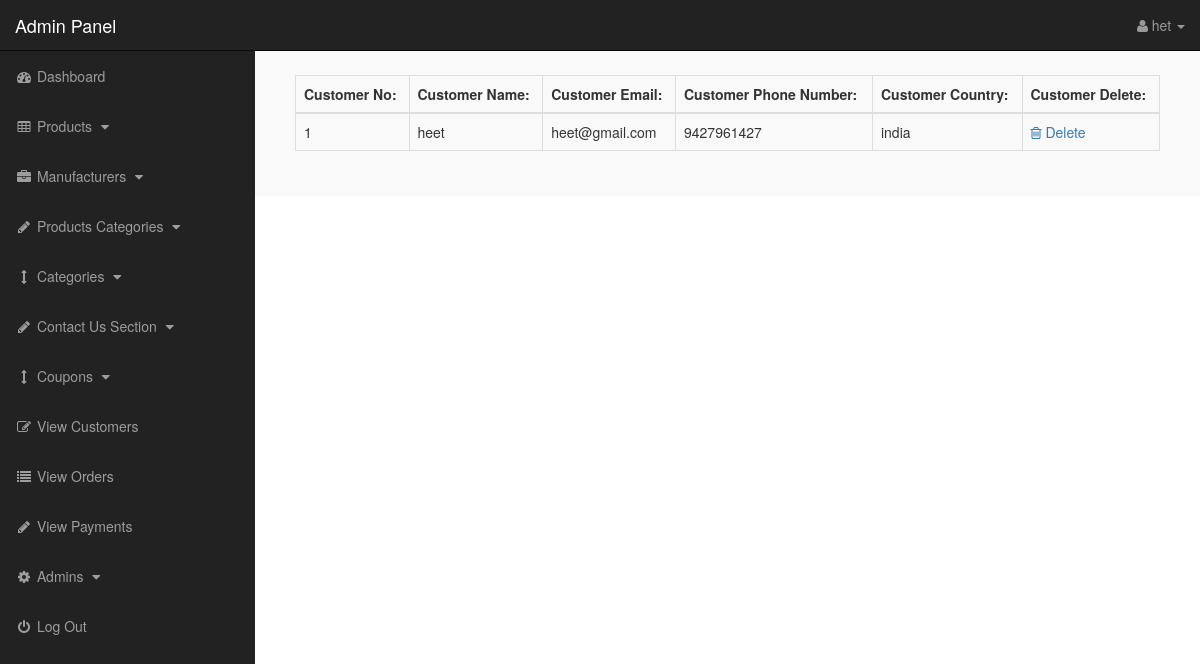
Page /admin/index.php?view_customers (signed in) on the earlier database version.
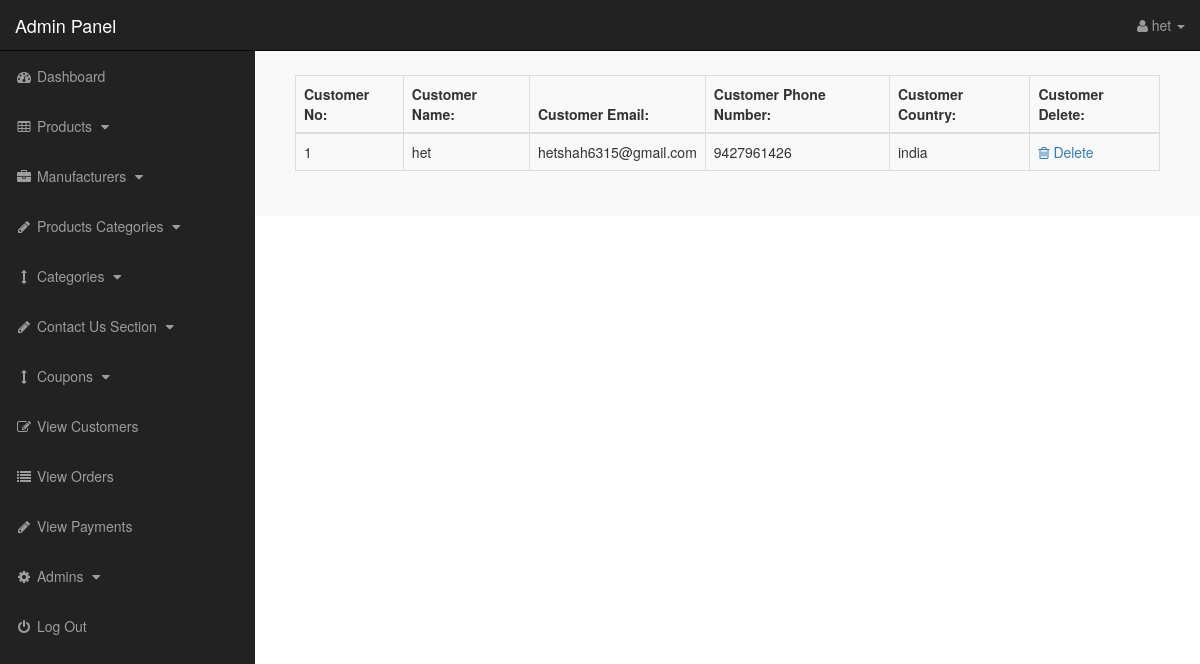
Same page on the later database version.
### tables this page shows
CREATE TABLE `customers` (
  `customer_id` int(10) NOT NULL,
  `customer_name` varchar(255) NOT NULL,
  `customer_email` varchar(255) NOT NULL,
  `customer_pass` varchar(255) NOT NULL,
  `customer_country` text NOT NULL,
  `customer_city` text NOT NULL,
  `customer_contact` varchar(255) NOT NULL,
  `customer_address` text NOT NULL,
  `customer_image` text NOT NULL,
  `customer_ip` varchar(255) NOT NULL,
  `customer_confirm_code` text NOT NULL
);

### admin/view_customers.php (the view)
<?php
if (!isset($_SESSION['admin_email'])) {
    echo "<script>window.open('../login.php','_self')</script>";
} else {
?>
    <div class="panel-body">
        <div class="table-responsive">
            <table class="table table-bordered table-hover table-striped">
                <thead>
                    <tr>
                        <th>Customer No:</th>
                        <th>Customer Name:</th>
                        <th>Customer Email:</th>
                        <th>Customer Phone Number:</th>
                        <th>Customer Country:</th>
                        <th>Customer Delete:</th>
                    </tr>
                </thead>
                <tbody>
                    <?php
                    $i = 0;
                    $get_c = "select * from customers";
                    $run_c = mysqli_query($con, $get_c);
                    while ($row_c = mysqli_fetch_array($run_c)) {
                        $c_id = $row_c['customer_id'];
                        $c_name = $row_c['customer_name'];
                        $c_email = $row_c['customer_email'];
                        $c_contact = $row_c['customer_contact'];
                        $c_country = $row_c['customer_country'];
                        $i++;
                    ?>
                        <tr>
                            <td><?php echo $i; ?></td>
                            <td><?php echo $c_name; ?></td>
                            <td><?php echo $c_email; ?></td>
                            <td><?php echo $c_contact; ?></td>
                            <td><?php echo $c_country; ?></td>
                            <td>
                                <a href="index.php?customer_delete=<?php echo $c_id; ?>">
                                    <i class="fa fa-trash-o"></i> Delete
                                </a>
                            </td>
                        </tr>
                    <?php } ?>
                </tbody>
            </table>
        </div>
    </div>
    </div>
    </div>
    </div>
<?php } ?>

### admin/includes/sidebar.php (shortened to what the changed rows need)
<?php
if (!isset($_SESSION['admin_email'])) {
    echo "<script>window.open('login.php','_self')</script>";
} else {
?>
    <nav class="navbar navbar-inverse navbar-fixed-top">
        <div class="navbar-header">
            <a class="navbar-brand" href="index.php?dashboard">Admin Panel</a>
        </div>
        <ul class="nav navbar-right top-nav">
            <li class="dropdown">
                <a href="#" class="dropdown-toggle" data-toggle="dropdown">
                    <i class="fa fa-user"></i>
                    <?php echo $admin_name; ?> <b class="caret"></b>
                </a>
            </li>
        </ul>
        <div class="collapse navbar-collapse navbar-ex1-collapse">
            <ul class="nav navbar-nav side-nav">
                <li>
                    <a href="index.php?dashboard">
                        <i class="fa fa-fw fa-dashboard"></i> Dashboard
                    </a>
                </li>
                <li>
                    <a href="#" data-toggle="collapse" data-target="#products">
                        <i class="fa fa-fw fa-table"></i> Products
                        <i class="fa fa-fw fa-caret-down"></i>
                    </a>
                </li>
                <li>
                    <a href="#" data-toggle="collapse" data-target="#manufacturers">
                        <i class="fa fa-fw fa-briefcase"></i> Manufacturers
                        <i class="fa fa-fw fa-caret-down"></i>
                    </a>
                </li>
                <li>
                    <a href="#" data-toggle="collapse" data-target="#p_cat">
                        <i class="fa fa-fw fa-pencil"></i> Products Categories
                        <i class="fa fa-fw fa-caret-down"></i>
                    </a>
                </li>
                <li>
                    <a href="#" data-toggle="collapse" data-target="#cat">
                        <i class="fa fa-fw fa-arrows-v"></i> Categories
                        <i class="fa fa-fw fa-caret-down"></i>
                    </a>
                </li>
                <li>
                    <a href="#" data-toggle="collapse" data-target="#contact_us">
                        <i class="fa fa-fw fa-pencil"> </i> Contact Us Section
                        <i class="fa fa-fw fa-caret-down"></i>
                    </a>
                </li>
                <li>
                    <a href="#" data-toggle="collapse" data-target="#coupons">
                        <i class="fa fa-fw fa-arrows-v"></i> Coupons
                        <i class="fa fa-fw fa-caret-down"></i>
                    </a>
                </li>
                <li>
                    <a href="index.php?view_customers">
                        <i class="fa fa-fw fa-edit"></i> View Customers
                    </a>
                </li>
                <li>
                    <a href="index.php?view_orders">
                        <i class="fa fa-fw fa-list"></i> View Orders
                    </a>
                </li>
                <li>
                    <a href="index.php?view_payments">
                        <i class="fa fa-fw fa-pencil"></i> View Payments
                    </a>
                </li>
                <li>
                    <a href="#" data-toggle="collapse" data-target="#users">
                        <i class="fa fa-fw fa-gear"></i> Admins
                        <i class="fa fa-fw fa-caret-down"></i>
                    </a>
                </li>
                <li>
                    <a href="logout.php">
                        <i class="fa fa-fw fa-power-off"></i> Log Out
                    </a>
                </li>
            </ul>
        </div>
    </nav>
<?php } ?>

Differences in the rows shown:
changed customers "india": customer_name "heet" → "het"; customer_email "heet@gmail.com" → "hetshah6315@gmail.com"; customer_contact "9427961427" → "9427961426"
